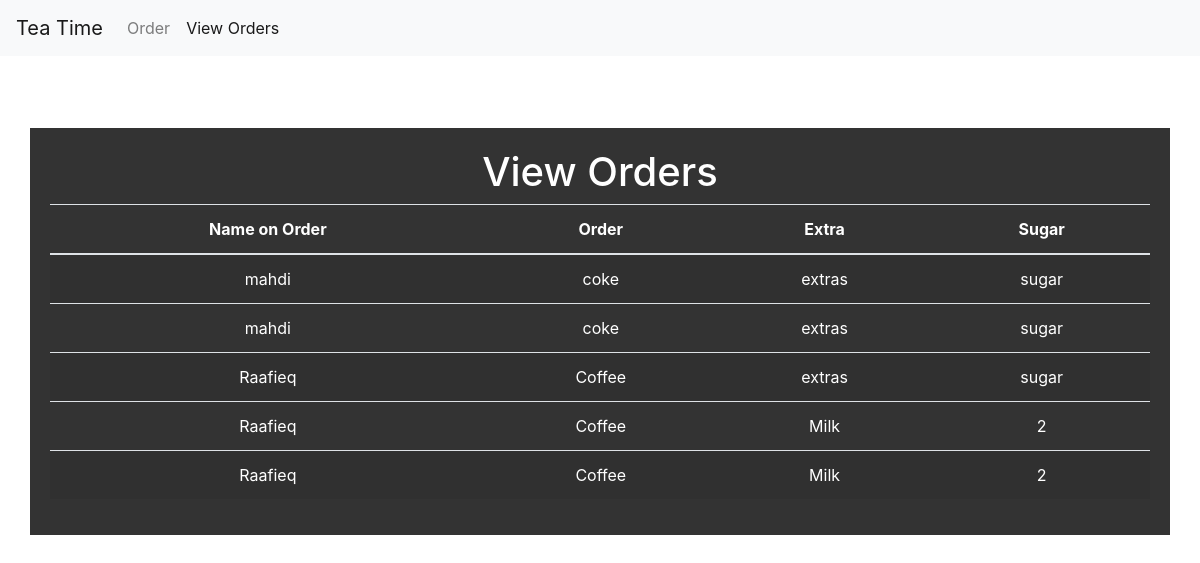
Page /view-orders/ on the committed database.
### teaApp/models.py (models this page shows, shortened)
class Order(models.Model):
    name = models.CharField(null = False, max_length=200)
    order = models.TextField(null = False, max_length= 200)
    extras = models.TextField(null = True, max_length=200)
    sugar = models.IntegerField(null = True)

### teaApp/views.py (the view)
# urls.py: path('view-orders/', views.view_orders, name = 'view_orders'),
def view_orders(request):
    orders = Order.objects.all()
    return render(request, 'view_orders.html', {'orders': orders})

### teaApp/templates/view_orders.html (shortened to what this page needs)
{% load static %}
<!DOCTYPE html>
<html>
  <head>
    <link rel="stylesheet" href="https://maxcdn.bootstrapcdn.com/bootstrap/4.0.0/css/bootstrap.min.css">
    <link rel="stylesheet" href="{% static 'css/style.css' %}">
  </head>
  <body>
    <nav class="navbar navbar-expand-lg navbar-light bg-light">
      <a class="navbar-brand" href="#">Tea Time</a>
      <div class="collapse navbar-collapse" id="navbarNav">
        <ul class="navbar-nav">
          <li class="nav-item">
            <a class="nav-link" href="{% url 'index' %}">Order</a>
          </li>
          <li class="nav-item active">
            <a class="nav-link" href="{% url 'view_orders' %}">View Orders</a>
          </li>
        </ul>
      </div>
    </nav><br><br><br>
    <div class="container">
        <div class="row">
          <div class="col-md-12">
            <h1 class="text-center">View Orders</h1>
            <div class="text-center">
              <table class="table table-striped">
                <thead>
                  <tr>
                    <th>Name on Order</th>
                    <th>Order</th>
                    <th>Extra</th>
                    <th>Sugar</th>
                  </tr>
                </thead>
                <tbody>
                  {% for order in orders %}
                    <tr>
                      <td>{{ order.name }}</td>
                      <td>{{ order.order }}</td>
                      <td>{{ order.extras }}</td>
                      <td>{{ order.sugar }}</td>
                    </tr>
                  {% empty %}
                    <tr>
                      <td colspan="2" class="text-center">No orders found.</td>
                    </tr>
                  {% endfor %}
                </tbody>
              </table>
            </div>
          </div>
        </div>
      </div>
  </body>
</html>

### rows in the picture
Order: name "mahdi", order "coke", extras "extras", sugar "sugar"
Order: name "mahdi", order "coke", extras "extras", sugar "sugar"
Order: name "Raafieq", order "Coffee", extras "extras", sugar "sugar"
Order: name "Raafieq", order "Coffee", extras "Milk", sugar "2"
Order: name "Raafieq", order "Coffee", extras "Milk", sugar "2"
